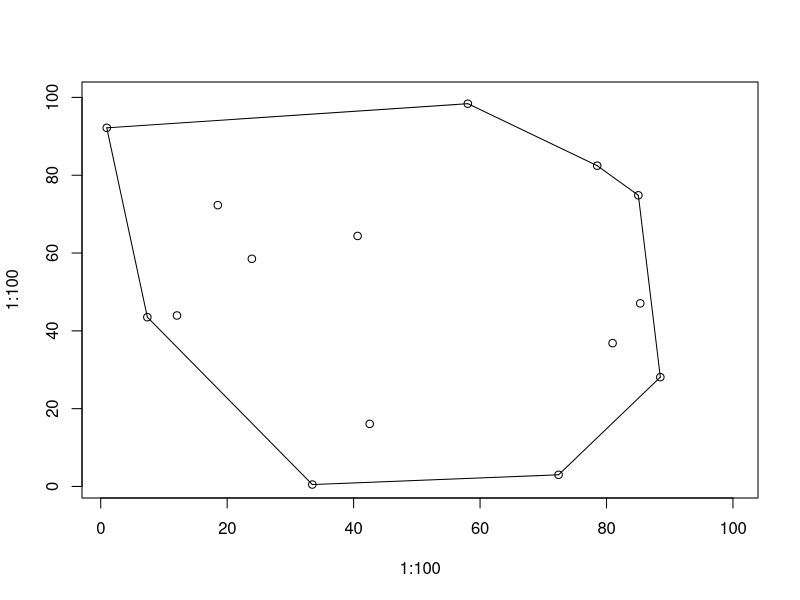

The R script that drew this image:
#! /usr/bin/env Rscript
png("convex.png", width=700, height=700)
plot(1:100.000, 1:100.000, type="n")

#points
points(72.415,3.005)
points(88.511,28.098)
points(80.961,36.842)
points(78.529,82.447)
points(7.378,43.512)
points(40.629,64.394)
points(33.468,0.500)
points(18.517,72.308)
points(12.066,43.948)
points(42.544,16.096)
points(0.956,92.181)
points(58.065,98.385)
points(85.038,74.839)
points(23.905,58.522)
points(85.339,47.064)

#line segments
segments(0.956,92.181,7.378,43.512)
segments(7.378,43.512,33.468,0.500)
segments(33.468,0.500,72.415,3.005)
segments(72.415,3.005,88.511,28.098)
segments(88.511,28.098,85.038,74.839)
segments(85.038,74.839,78.529,82.447)
segments(78.529,82.447,58.065,98.385)
segments(58.065,98.385,0.956,92.181)
dev.off()
